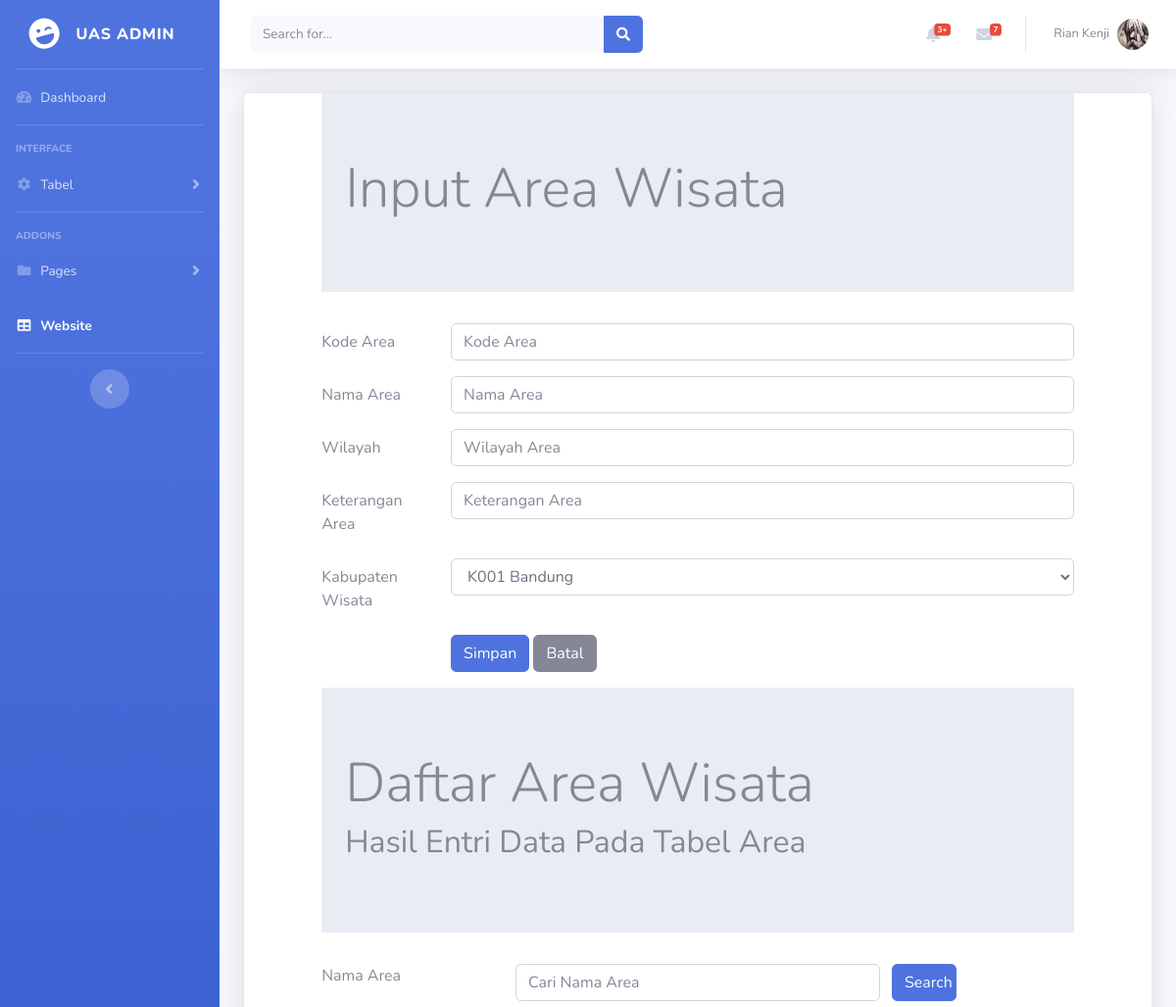
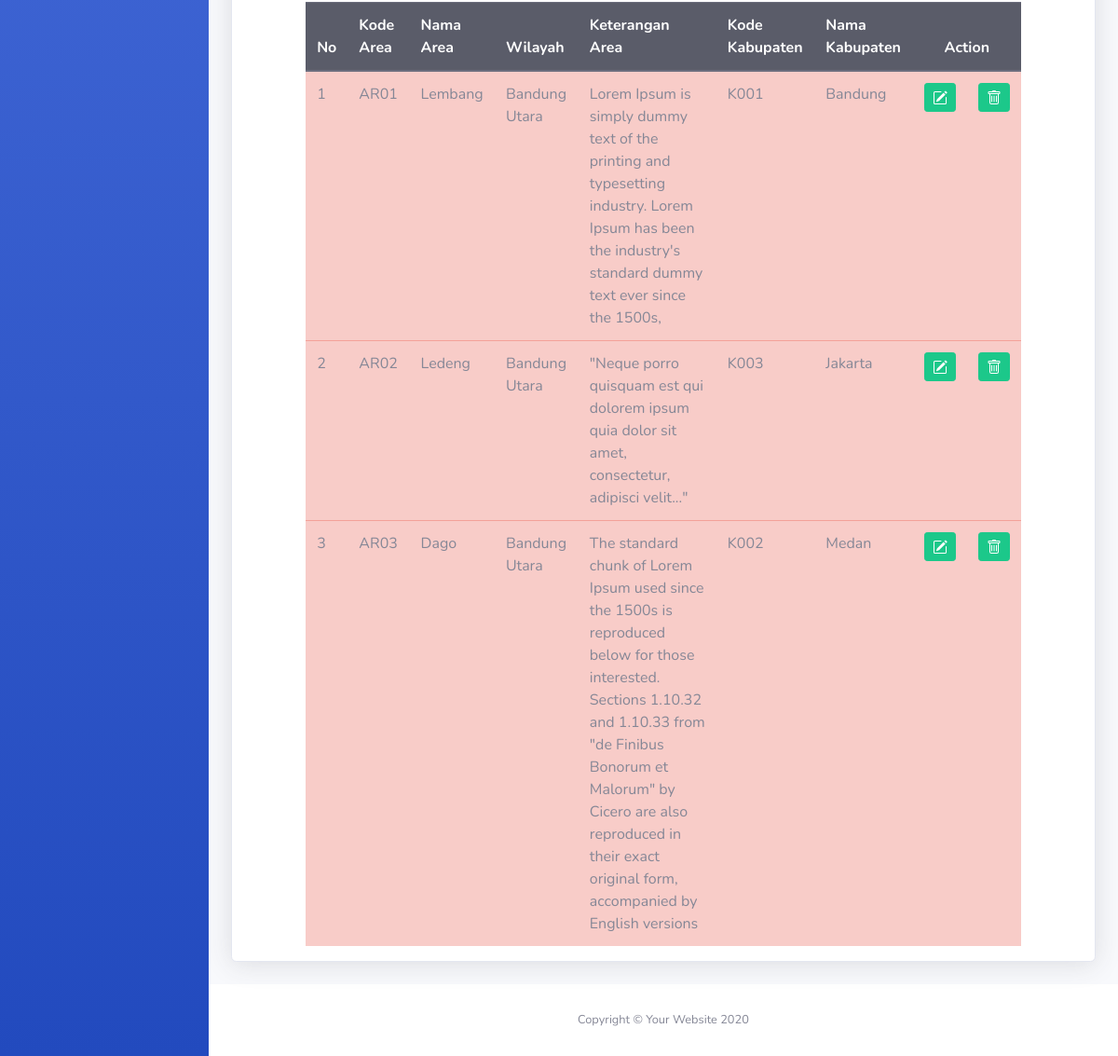
/area.php (signed in), run on the app's committed database (2 pictures, top to bottom).
### tables this page shows
CREATE TABLE `area` (
  `areaID` char(4) NOT NULL,
  `areaNama` char(35) NOT NULL,
  `areaWilayah` char(35) NOT NULL,
  `areaKeterangan` varchar(255) NOT NULL,
  `kabupatenKODE` char(4) NOT NULL
);

CREATE TABLE `kabupaten` (
  `kabupatenKODE` char(4) NOT NULL,
  `kabupatenNAMA` char(60) NOT NULL,
  `kabupatenALAMAT` varchar(255) NOT NULL,
  `kabupatenKET` text NOT NULL,
  `kabupatenFOTOICON` varchar(255) NOT NULL,
  `kabupatenFOTOICONKET` text NOT NULL
);

### area.php (the view, shortened to what this page needs)
<!DOCTYPE html>
<html>
<head>
  <link rel="stylesheet" type="text/css" href="https://cdnjs.cloudflare.com/ajax/libs/select2/4.0.3/css/select2.min.css">
  <link rel="stylesheet" type="text/css" href="css/bootstrap.min.css">
</head>
  <?php include "header.php"; ?>
  <div class="container-fluid">
  <div class="card shadow mb-4">
<?php
 include "includes/config.php";
?>
    ?> <h1>Anda Harus mengisi data</h1> <?php
 $datakabupaten = mysqli_query($connection, "select * from kabupaten");
?>
  <div class="row">
    <div class="col-sm-1"></div>
    <div class="col-sm-10">
  <div class="jumbotron jumbotron-fluid">
          <div class="container">
            <h1 class="display-4"> Input Area Wisata </h1>
          </div>
        </div>
<form method="POST">
  <div class="form-group row">
    <label for="kodearea" class="col-sm-2 col-form-label">Kode Area</label>
    <div class="col-sm-10">
      <input type="text" class="form-control" id="kodearea" name="inputkode" placeholder="Kode Area" maxlength="4">
    </div>
  </div>
  <div class="form-group row">
    <label for="namaarea" class="col-sm-2 col-form-label">Nama Area</label>
    <div class="col-sm-10">
      <input type="text" class="form-control" id="namaarea" name="inputnama" placeholder="Nama Area">
    </div>
  </div>
  <div class="form-group row">
    <label for="alamat" class="col-sm-2 col-form-label">Wilayah</label>
    <div class="col-sm-10">
      <input type="text" class="form-control" id="alamat" name="alamat" placeholder="Wilayah Area">
    </div>
  </div>
    <div class="form-group row">
    <label for="keteranganarea" class="col-sm-2 col-form-label">Keterangan Area</label>
    <div class="col-sm-10">
      <input type="text" class="form-control" id="keteranganarea" name="keteranganarea" placeholder="Keterangan Area">
    </div>
  </div>
  <div class="form-group row">
    <label for="kodekabupaten" class="col-sm-2 col-form-label">Kabupaten Wisata</label>
    <div class="col-sm-10">
    <select class="form-control" id="kodekabupaten" name="kodekabupaten">
        <?php while ($row = mysqli_fetch_array($datakabupaten)) { ?>
          <option value="<?php echo $row["kabupatenKODE"]?>">
            <?php echo $row["kabupatenKODE"];?>
            <?php echo $row["kabupatenNAMA"];?>
          </option>
          <?php } ?>
    </select>
    </div>
  </div>
  <div class="form-group row">
      <div class="col-sm-2"></div>
      <div class="col-sm-10">
      <button type="submit" class="btn btn-primary" value="simpan" name="simpan"> Simpan </button>
      <button type="reset" class="btn btn-secondary" value="batal" name="batal"> Batal </button>
  </div>
  </div>
 </form>
</div>
<div class="col-sm-1"></div>
</div>
  <div class="row">
      <div class="col-sm-1"></div>
      <div class="col-sm-10">
        <div class="jumbotron jumbotron-fluid">
          <div class="container">
            <h1 class="display-4"> Daftar Area Wisata </h1>
            <h2>Hasil Entri Data Pada Tabel Area</h2>
          </div>
        </div>
        <form method="POST">
          <div class="form-group row mb-2">
            <label for="Search" class="col-sm-3"> Nama Area </label>
            <div class="col-sm-6">
              <input type="text" name="Search" class="form-control" id="Search" value="<?php if(isset($_POST['Search'])){echo $_POST['Search'];}?>" placeholder="Cari Nama Area">
            </div>
              <input type="submit" name="kirim" class="col-sm-1 btn btn-primary" value="Search">
          </div>
        </form>
        <table class="table table-hover table-danger">
          <thead class="thead-dark">
            <tr>
              <th>No</th>
              <th>Kode Area</th>
              <th>Nama Area</th>
              <th>Wilayah</th>
              <th>Keterangan Area</th>
              <th>Kode Kabupaten</th>
              <th>Nama Kabupaten</th>
              <th colspan="2" style="text-align: center;">Action</th>
            </tr>
          </thead>
          <tbody>
    <?php
    if (isset($_POST['kirim'])) {
      $search = $_POST['Search'];
      $query = mysqli_query($connection, "select area.* , kabupaten.kabupatenKODE , kabupaten.kabupatenNAMA
        from area , kabupaten
        where areaNama like '%" .$search. "%'
        and area.kabupatenKODE = kabupaten.kabupatenKODE");
    }else{
      $query = mysqli_query($connection, "select area.* , kabupaten.kabupatenKODE , kabupaten.kabupatenNAMA
        from area , kabupaten
        where area.kabupatenKODE = kabupaten.kabupatenKODE");
  }
      $nomor = 1;
      while ($row = mysqli_fetch_array($query)) { ?>
        <tr>
          <td> <?php echo $nomor; ?></td>
          <td> <?php echo $row['areaID']; ?></td>
          <td> <?php echo $row['areaNama']; ?></td>
          <td> <?php echo $row['areaWilayah']; ?></td>
          <td> <?php echo $row['areaKeterangan']; ?></td>
          <td> <?php echo $row['kabupatenKODE']; ?></td>
          <td> <?php echo $row['kabupatenNAMA']; ?></td>
          <td>
           <a href="areaedit.php?ubah=<?php echo $row["areaID"]?>" class="btn btn-success btn-sm" title="EDIT">
          </a>
         </td>
        <td>
        <a href="areahapus.php?hapus=<?php echo $row["areaID"]?>" class="btn btn-success btn-sm" title="DELETE">
       </a>
       </td>
        </tr>
        <?php $nomor = $nomor + 1;?>
      <?php } ?>
          </tbody>
        </table>
      </div>
      <div class="col-sm-1"></div>
   </div>
 </div>
 </div>
 <?php include "footer.php" ?>
</html>

### data on the page
area: areaID "AR01", areaNama "Lembang", areaWilayah "Bandung Utara", areaKeterangan "Lorem Ipsum is simply dummy text of the printing and typesetting industry. Lorem Ipsum has been the industry's standard dummy text ever since the 1500s,", kabupaten.kabupatenKODE "K001", kabupaten.kabupatenNAMA "Bandung"
area: areaID "AR02", areaNama "Ledeng", areaWilayah "Bandung Utara", areaKeterangan "\"Neque porro quisquam est qui dolorem ipsum quia dolor sit amet, consectetur, adipisci velit...\"", kabupaten.kabupatenKODE "K003", kabupaten.kabupatenNAMA "Jakarta"
area: areaID "AR03", areaNama "Dago", areaWilayah "Bandung Utara", areaKeterangan "The standard chunk of Lorem Ipsum used since the 1500s is reproduced below for those interested. Sections 1.10.32 and 1.10.33 from \"de Finibus Bonorum et Malorum\" by Cicero are also reproduced in their exact original form, accompanied by English versions", kabupaten.kabupatenKODE "K002", kabupaten.kabupatenNAMA "Medan"

### other printed values
form field kodekabupaten "K001 Bandung"
